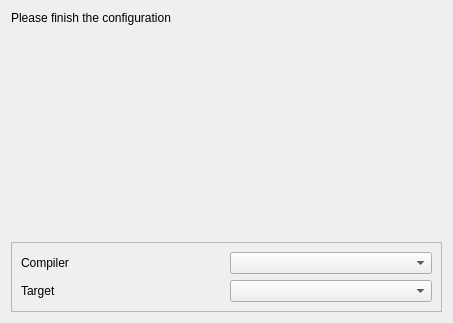
<?xml version="1.0" encoding="UTF-8"?>
<ui version="4.0">
 <class>ConfigPage</class>
 <widget class="QWizardPage" name="ConfigPage">
  <property name="geometry">
   <rect>
    <x>0</x>
    <y>0</y>
    <width>453</width>
    <height>323</height>
   </rect>
  </property>
  <property name="windowTitle">
   <string>WizardPage</string>
  </property>
  <layout class="QGridLayout" name="gridLayout_3">
   <item row="0" column="0">
    <widget class="QLabel" name="label">
     <property name="text">
      <string>Please finish the configuration</string>
     </property>
    </widget>
   </item>
   <item row="1" column="0">
    <spacer name="verticalSpacer">
     <property name="orientation">
      <enum>Qt::Vertical</enum>
     </property>
     <property name="sizeHint" stdset="0">
      <size>
       <width>20</width>
       <height>240</height>
      </size>
     </property>
    </spacer>
   </item>
   <item row="2" column="0">
    <widget class="QFrame" name="frame">
     <property name="frameShape">
      <enum>QFrame::StyledPanel</enum>
     </property>
     <property name="frameShadow">
      <enum>QFrame::Raised</enum>
     </property>
     <layout class="QGridLayout" name="gridLayout_2">
      <item row="0" column="0">
       <layout class="QGridLayout" name="gridLayout">
        <item row="1" column="1">
         <widget class="QComboBox" name="comboBox_target"/>
        </item>
        <item row="0" column="0">
         <widget class="QLabel" name="label_compiler">
          <property name="text">
           <string>Compiler</string>
          </property>
         </widget>
        </item>
        <item row="1" column="0">
         <widget class="QLabel" name="label_target">
          <property name="text">
           <string>Target</string>
          </property>
         </widget>
        </item>
        <item row="0" column="1">
         <widget class="QComboBox" name="comboBox_compiler"/>
        </item>
       </layout>
      </item>
     </layout>
    </widget>
   </item>
  </layout>
 </widget>
 <resources/>
 <connections/>
</ui>
